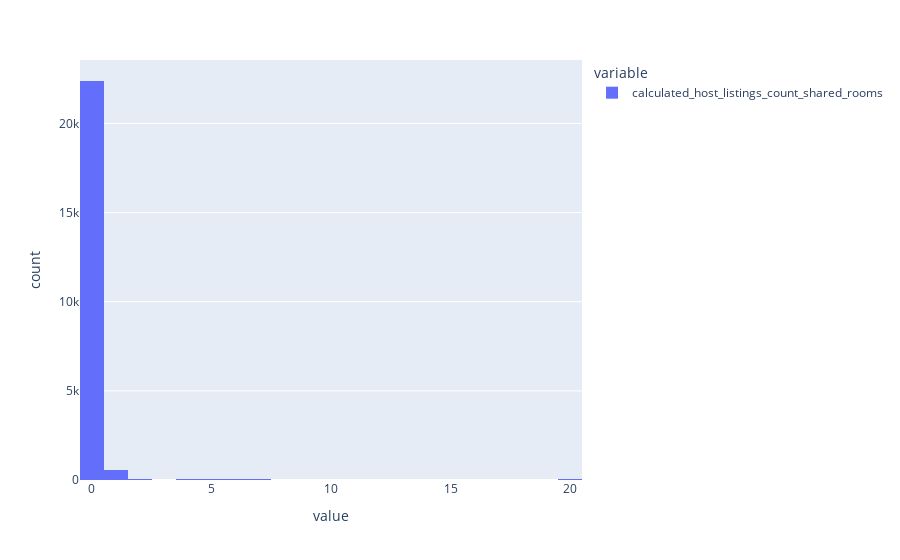

The code cell stored with this chart in its notebook:
### Code cell
px.histogram(df_listings['calculated_host_listings_count_shared_rooms'])

### Figure 1 — Plotly figure (JSON) as saved in the notebook; plotly's stock layout.template omitted (floating-point values rounded to 4 significant figures; data arrays with more than 128 entries replaced by an {"elided": "..."} marker saying what was removed)
{"data": [{"alignmentgroup": "True", "bingroup": "x", "hovertemplate": "variable=calculated_host_listings_count_shared_rooms<br>value=%{x}<br>count=%{y}<extra></extra>", "legendgroup": "calculated_host_listings_count_shared_rooms", "marker": {"color": "#636efa", "pattern": {"shape": ""}}, "name": "calculated_host_listings_count_shared_rooms", "offsetgroup": "calculated_host_listings_count_shared_rooms", "orientation": "v", "showlegend": true, "type": "histogram", "x": {"elided": "23185 int values"}, "xaxis": "x", "yaxis": "y"}], "layout": {"barmode": "relative", "legend": {"title": {"text": "variable"}, "tracegroupgap": 0}, "margin": {"t": 60}, "xaxis": {"anchor": "y", "domain": [0, 1], "title": {"text": "value"}}, "yaxis": {"anchor": "x", "domain": [0, 1], "title": {"text": "count"}}}}
